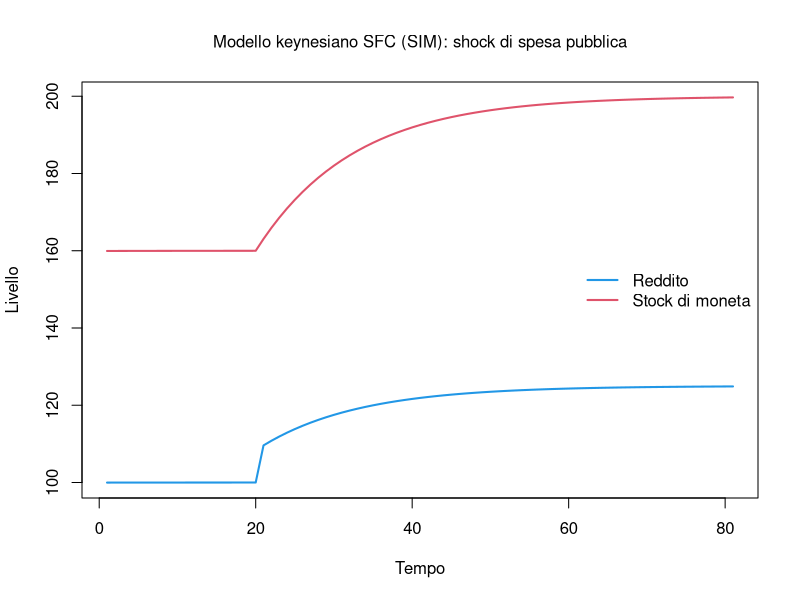

Generate this figure with R:
# Modello keynesiano SFC (SIM di Godley e Lavoie, 2007)
# Prepara l'ambiente ####
rm(list = ls(all = TRUE))
if (!is.null(dev.list())) dev.off()
cat("\014")              # Cancella tutto
nPeriods   <- 180        # Numero di periodi
nScenarios <- 2          # 1 = scenario base; 2 = shock di spesa pubblica
# Crea funzione che definisce le variabili come matrici ####
mat <- function(z) matrix(data = z, nrow = nScenarios, ncol = nPeriods)
# Definisci i coefficienti del modello ####
alpha1 <- 0.6            # Propensione al consumo dal reddito disponibile
alpha2 <- 0.2            # Propensione al consumo dalla ricchezza (moneta)
theta  <- 0.2            # Aliquota fiscale
# Definisci le variabili del modello ####
G  <- mat(20)            # Spesa pubblica (esogena)
Y  <- mat(0)             # Reddito
Tax <- mat(0)            # Tasse
YD <- mat(0)             # Reddito disponibile
C <- mat(0)              # Consumo
H <- mat(0)              # Stock di ricchezza
# Lancia il modello ####
for (j in 1:nScenarios) {
  
  for (i in 2:nPeriods) {
    
    if (i >= 120 && j == 2) G[j, i] <- 25          # Shock: spesa pubblica 20 -> 25
    
    for (iter in 1:60) {                          # Iterazioni per convergenza alla soluzione simultanea
      
      Y[j, i]  <- C[j, i] + G[j, i]
      Tax[j, i] <- theta * Y[j, i]
      YD[j, i] <- Y[j, i] - Tax[j, i]
      C[j, i]  <- alpha1 * YD[j, i] + alpha2 * H[j, i - 1]
      
    }
    
    H[j, i] <- H[j, i - 1] + (YD[j, i] - C[j, i])
    
  }
}
# Visualizza i risultati ####
plot(Y[2,100:nPeriods], type = "l", lwd = 2, col = 4, ylim = range(min(Y[,100:nPeriods]),max(H[,100:nPeriods])),
     main = "Modello keynesiano SFC (SIM): shock di spesa pubblica",
     xlab = "Tempo", ylab = "Livello", font.main = 1, cex.main = 1, cex.axis=1, cex.lab=1)
#grid()
lines(H[2,100:nPeriods], lwd = 2, lty = 1, col = 2)
legend("right", c("Reddito", "Stock di moneta"),
       lty = c(1, 1), lwd = c(2, 2), col = c(4, 2), bty = "n", cex=1)
